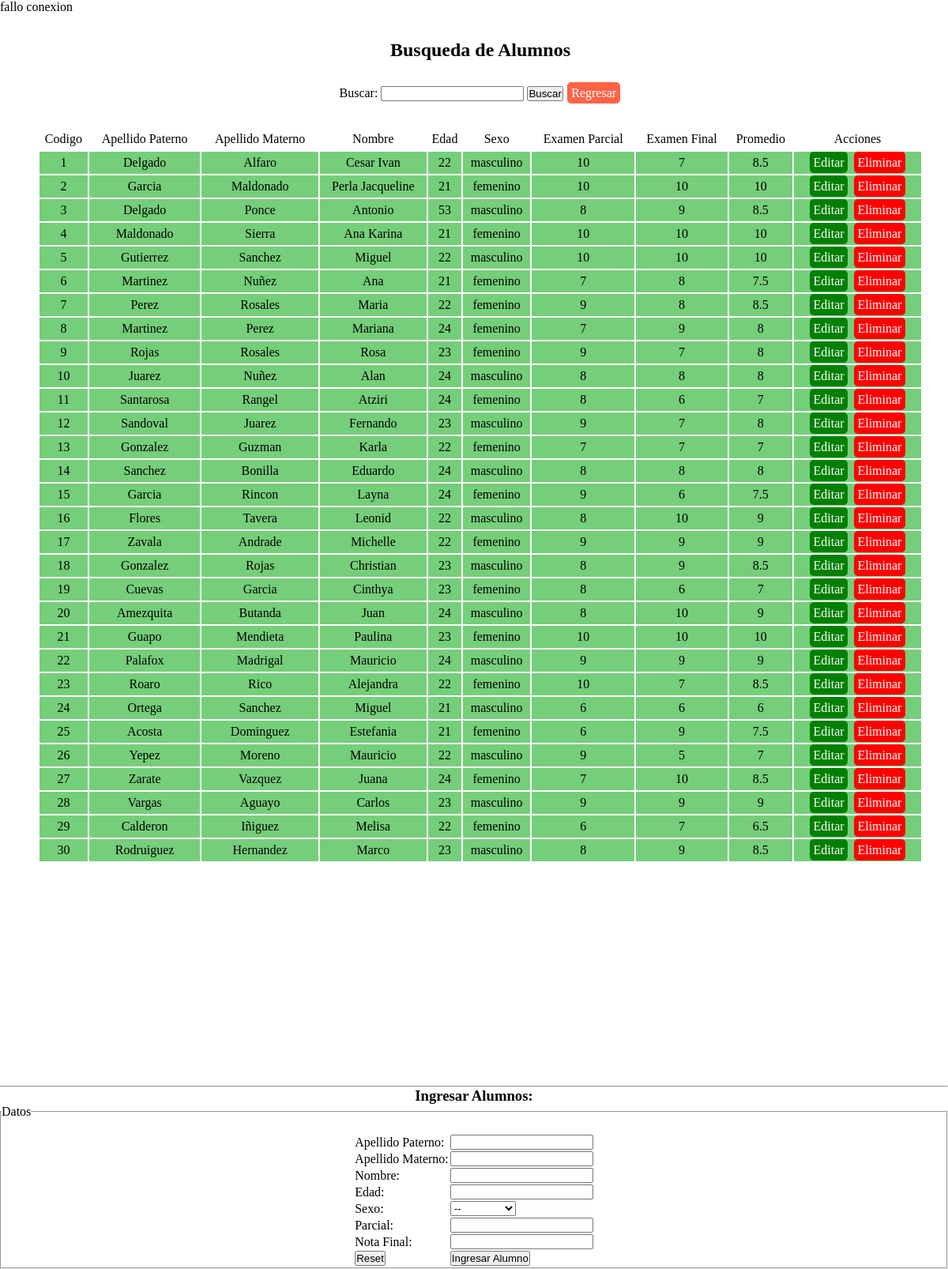
The page /buscar.php (signed in) on the database its author committed.
### tables this page shows
CREATE TABLE IF NOT EXISTS `alumno` (
`id_alumno` int(11) NOT NULL,
  `ap_paterno` varchar(50) NOT NULL,
  `ap_materno` varchar(50) NOT NULL,
  `nombre` varchar(50) NOT NULL,
  `edad` int(100) NOT NULL,
  `sexo` varchar(10) NOT NULL,
  `ex_parcial` int(11) NOT NULL,
  `ex_final` int(11) NOT NULL
);

### buscar.php (the view, shortened to what this page needs)
<?php
if (!isset($_SESSION["nombre"])) {
    header("location: login.php");
} elseif (isset($_SESSION["nombre"])) {
    include 'model/conexion.php';
    $b_Paterno = $_POST["txtbuscar"];
    $sentenciaB = $bd->query("SELECT * FROM alumno WHERE ap_paterno like '%$b_Paterno%' or ap_materno like '%$b_Paterno%' or nombre like '%$b_Paterno%' ");
    $buscar = $sentenciaB->fetchAll(PDO::FETCH_OBJ);
} else {
    echo "Error";
}
?>
<!DOCTYPE html>
<html lang="en">
<head>
    <link rel="stylesheet" href="style.css">
</head>
<body>
    <center>
        <div class="alumnos">
        <div class="cabecera">
            <h2 style="margin-bottom: 2rem;">Busqueda de Alumnos</h2>
            <form style="margin-bottom: 2rem;" action="buscar.php" method="post">
                <label for="txtbuscar">Buscar: </label>
                <input type="text" name="txtbuscar" id="">
                <input type="submit" value="Buscar" name="buscar">
                <a class="a_cerrar" href="index.php">Regresar</a>
            </form>
        </div>
        <table class="tb-lista">
            <tr>
                <td>Codigo</td>
                <td>Apellido Paterno</td>
                <td>Apellido Materno</td>
                <td>Nombre</td>
                <td>Edad</td>
                <td>Sexo</td>
                <td>Examen Parcial</td>
                <td>Examen Final</td>
                <td>Promedio</td>
                <td>Acciones</td>
            </tr>
            <?php
            foreach ($buscar as $dato) {
            ?>
                <tr style="background-color: rgba(39, 179, 46, 0.637);">
                    <td><?php echo $dato->id_alumno ?></td>
                    <td><?php echo $dato->ap_paterno ?></td>
                    <td><?php echo $dato->ap_materno ?></td>
                    <td><?php echo $dato->nombre ?></td>
                    <td><?php echo $dato->edad ?></td>
                    <td><?php echo $dato->sexo ?></td>
                    <td><?php echo $dato->ex_parcial ?></td>
                    <td><?php echo $dato->ex_final ?></td>
                    <td><?php echo ($dato->ex_final + $dato->ex_parcial) / 2 ?></td>
                    <td><a class="a_editar" href="editar.php?id=<?php echo $dato->id_alumno; ?>">Editar</a>
                        <a class="a_eliminar" href="eliminar.php?id=<?php echo $dato->id_alumno; ?>">Eliminar</a>
                    </td>
                </tr>
            <?php
            }
            ?>
        </table>
        </div>
        <hr>
        <h3>Ingresar Alumnos: </h3>
        <form action="insertar.php" method="post">
            <fieldset>
                <Legend>Datos</Legend>
                <table>
                    <tr>
                        <td>Apellido Paterno:</td>
                        <td><input type="text" name="txtPaterno" id="" required></td><br>
                    </tr>
                    <tr>
                        <td>Apellido Materno:</td>
                        <td><input type="text" name="txtMaterno" id="" required></td>
                    </tr>
                    <tr>
                        <td>Nombre:</td>
                        <td><input type="text" name="txtNombre" id="" required></td>
                    </tr>
                    <tr>
                        <td>Edad:</td>
                        <td><input type="number" name="txtEdad" id="" required></td>
                    </tr>
                    <tr>
                        <td>Sexo:</td>
                        <td>
                            <select name="txtSexo" id="" required>
                                <option value="vacio" selected>--</option>
                            </select>
                        </td>
                    </tr>
                    <tr>
                        <td>Parcial:</td>
                        <td><input type="text" name="txtParcial" id="" required></td>
                    </tr>
                    <tr>
                        <td>Nota Final:</td>
                        <td><input type="text" name="txtFinal" id="" required></td>
                    </tr>
                    <tr>
                        <td><input type="reset" value="Reset"></td>
                        <td><input type="submit" value="Ingresar Alumno"></td>
                    </tr>
                </table>
            </fieldset>
        </form>
    </center>
</body>
</html>

### style.css (style rules this page uses)
* { padding: 0; margin: 0; box-sizing: border-box; }
.alumnos { position: relative; height: 100vh; padding: 2rem; overflow-y: scroll; margin-left: 1rem; }
.tb-lista { width: 100%; text-align: center; }
.tb-lista tr td { padding: 5px 0px; }
.a_editar, .a_eliminar, .a_cerrar { text-decoration: none; color: white; margin: 0.1rem; padding: 0.3rem; border-radius: 5px; }
.a_editar { background-color: green; }
.a_eliminar { background-color: red; }
.a_cerrar { background-color: tomato; margin-bottom: 1rem; }

### rows shown on the page
alumno: id_alumno "1", ap_paterno "Delgado", ap_materno "Alfaro", nombre "Cesar Ivan", edad "22", sexo "masculino", ex_parcial "10", ex_final "7", ($dato->ex_final + $dato->ex_parcial) / 2 "8.5"
alumno: id_alumno "2", ap_paterno "Garcia", ap_materno "Maldonado", nombre "Perla Jacqueline", edad "21", sexo "femenino", ex_parcial "10", ex_final "10", ($dato->ex_final + $dato->ex_parcial) / 2 "10"
alumno: id_alumno "3", ap_paterno "Delgado", ap_materno "Ponce", nombre "Antonio", edad "53", sexo "masculino", ex_parcial "8", ex_final "9", ($dato->ex_final + $dato->ex_parcial) / 2 "8.5"
alumno: id_alumno "4", ap_paterno "Maldonado", ap_materno "Sierra", nombre "Ana Karina", edad "21", sexo "femenino", ex_parcial "10", ex_final "10", ($dato->ex_final + $dato->ex_parcial) / 2 "10"
alumno: id_alumno "5", ap_paterno "Gutierrez", ap_materno "Sanchez", nombre "Miguel", edad "22", sexo "masculino", ex_parcial "10", ex_final "10", ($dato->ex_final + $dato->ex_parcial) / 2 "10"
alumno: id_alumno "6", ap_paterno "Martinez", ap_materno "Nuñez", nombre "Ana", edad "21", sexo "femenino", ex_parcial "7", ex_final "8", ($dato->ex_final + $dato->ex_parcial) / 2 "7.5"
alumno: id_alumno "7", ap_paterno "Perez", ap_materno "Rosales", nombre "Maria", edad "22", sexo "femenino", ex_parcial "9", ex_final "8", ($dato->ex_final + $dato->ex_parcial) / 2 "8.5"
alumno: id_alumno "8", ap_paterno "Martinez", ap_materno "Perez", nombre "Mariana", edad "24", sexo "femenino", ex_parcial "7", ex_final "9", ($dato->ex_final + $dato->ex_parcial) / 2 "8"
alumno: id_alumno "9", ap_paterno "Rojas", ap_materno "Rosales", nombre "Rosa", edad "23", sexo "femenino", ex_parcial "9", ex_final "7", ($dato->ex_final + $dato->ex_parcial) / 2 "8"
alumno: id_alumno "10", ap_paterno "Juarez", ap_materno "Nuñez", nombre "Alan", edad "24", sexo "masculino", ex_parcial "8", ex_final "8", ($dato->ex_final + $dato->ex_parcial) / 2 "8"
alumno: id_alumno "11", ap_paterno "Santarosa", ap_materno "Rangel", nombre "Atziri", edad "24", sexo "femenino", ex_parcial "8", ex_final "6", ($dato->ex_final + $dato->ex_parcial) / 2 "7"
alumno: id_alumno "12", ap_paterno "Sandoval", ap_materno "Juarez", nombre "Fernando", edad "23", sexo "masculino", ex_parcial "9", ex_final "7", ($dato->ex_final + $dato->ex_parcial) / 2 "8"
alumno: id_alumno "13", ap_paterno "Gonzalez", ap_materno "Guzman", nombre "Karla", edad "22", sexo "femenino", ex_parcial "7", ex_final "7", ($dato->ex_final + $dato->ex_parcial) / 2 "7"
alumno: id_alumno "14", ap_paterno "Sanchez", ap_materno "Bonilla", nombre "Eduardo", edad "24", sexo "masculino", ex_parcial "8", ex_final "8", ($dato->ex_final + $dato->ex_parcial) / 2 "8"
alumno: id_alumno "15", ap_paterno "Garcia", ap_materno "Rincon", nombre "Layna", edad "24", sexo "femenino", ex_parcial "9", ex_final "6", ($dato->ex_final + $dato->ex_parcial) / 2 "7.5"
alumno: id_alumno "16", ap_paterno "Flores", ap_materno "Tavera", nombre "Leonid", edad "22", sexo "masculino", ex_parcial "8", ex_final "10", ($dato->ex_final + $dato->ex_parcial) / 2 "9"
alumno: id_alumno "17", ap_paterno "Zavala", ap_materno "Andrade", nombre "Michelle", edad "22", sexo "femenino", ex_parcial "9", ex_final "9", ($dato->ex_final + $dato->ex_parcial) / 2 "9"
alumno: id_alumno "18", ap_paterno "Gonzalez", ap_materno "Rojas", nombre "Christian", edad "23", sexo "masculino", ex_parcial "8", ex_final "9", ($dato->ex_final + $dato->ex_parcial) / 2 "8.5"
alumno: id_alumno "19", ap_paterno "Cuevas", ap_materno "Garcia", nombre "Cinthya", edad "23", sexo "femenino", ex_parcial "8", ex_final "6", ($dato->ex_final + $dato->ex_parcial) / 2 "7"
alumno: id_alumno "20", ap_paterno "Amezquita", ap_materno "Butanda", nombre "Juan", edad "24", sexo "masculino", ex_parcial "8", ex_final "10", ($dato->ex_final + $dato->ex_parcial) / 2 "9"
alumno: id_alumno "21", ap_paterno "Guapo", ap_materno "Mendieta", nombre "Paulina", edad "23", sexo "femenino", ex_parcial "10", ex_final "10", ($dato->ex_final + $dato->ex_parcial) / 2 "10"
alumno: id_alumno "22", ap_paterno "Palafox", ap_materno "Madrigal", nombre "Mauricio", edad "24", sexo "masculino", ex_parcial "9", ex_final "9", ($dato->ex_final + $dato->ex_parcial) / 2 "9"
alumno: id_alumno "23", ap_paterno "Roaro", ap_materno "Rico", nombre "Alejandra", edad "22", sexo "femenino", ex_parcial "10", ex_final "7", ($dato->ex_final + $dato->ex_parcial) / 2 "8.5"
alumno: id_alumno "24", ap_paterno "Ortega", ap_materno "Sanchez", nombre "Miguel", edad "21", sexo "masculino", ex_parcial "6", ex_final "6", ($dato->ex_final + $dato->ex_parcial) / 2 "6"
alumno: id_alumno "25", ap_paterno "Acosta", ap_materno "Dominguez", nombre "Estefania", edad "21", sexo "femenino", ex_parcial "6", ex_final "9", ($dato->ex_final + $dato->ex_parcial) / 2 "7.5"
alumno: id_alumno "26", ap_paterno "Yepez", ap_materno "Moreno", nombre "Mauricio", edad "22", sexo "masculino", ex_parcial "9", ex_final "5", ($dato->ex_final + $dato->ex_parcial) / 2 "7"
alumno: id_alumno "27", ap_paterno "Zarate", ap_materno "Vazquez", nombre "Juana", edad "24", sexo "femenino", ex_parcial "7", ex_final "10", ($dato->ex_final + $dato->ex_parcial) / 2 "8.5"
alumno: id_alumno "28", ap_paterno "Vargas", ap_materno "Aguayo", nombre "Carlos", edad "23", sexo "masculino", ex_parcial "9", ex_final "9", ($dato->ex_final + $dato->ex_parcial) / 2 "9"
alumno: id_alumno "29", ap_paterno "Calderon", ap_materno "Iñiguez", nombre "Melisa", edad "22", sexo "femenino", ex_parcial "6", ex_final "7", ($dato->ex_final + $dato->ex_parcial) / 2 "6.5"
alumno: id_alumno "30", ap_paterno "Rodruiguez", ap_materno "Hernandez", nombre "Marco", edad "23", sexo "masculino", ex_parcial "8", ex_final "9", ($dato->ex_final + $dato->ex_parcial) / 2 "8.5"
